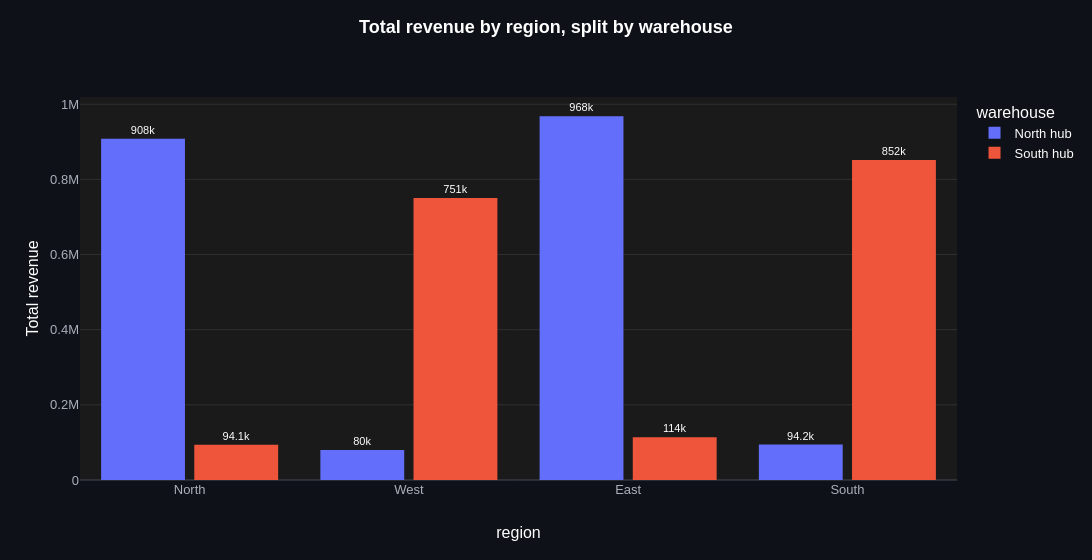

Write notebook code for a chart like this one.
### Markdown cell above
**`color`** (`str or None, default None`): the column that splits the bars into
coloured series (long format). Each region's revenue, split by the warehouse that
shipped the order.

### Code cell
ev.bar_plot(orders, "region", "revenue", color="warehouse", agg="sum")

### Figure 1 — Plotly figure (JSON) as saved in the notebook; plotly's stock layout.template omitted (floating-point values rounded to 4 significant figures)
{"data": [{"cliponaxis": false, "hovertemplate": "%{hovertext}<extra></extra>", "hovertext": ["region: <b>North</b><br>warehouse: North hub<br>Total revenue: 908k<br>n = 7,116", "region: <b>West</b><br>warehouse: North hub<br>Total revenue: 80k<br>n = 646", "region: <b>East</b><br>warehouse: North hub<br>Total revenue: 968k<br>n = 7,481", "region: <b>South</b><br>warehouse: North hub<br>Total revenue: 94.2k<br>n = 681"], "insidetextanchor": "middle", "marker": {"color": "#636EFA"}, "meta": {"group": "North hub", "role": "data"}, "name": "North hub", "orientation": "v", "showlegend": true, "text": ["908k", "80k", "968k", "94.2k"], "textangle": 0, "textfont": {"size": 11}, "textposition": "outside", "type": "bar", "x": ["North", "West", "East", "South"], "y": [908200.0, 79950.0, 968300.0, 94150.0]}, {"cliponaxis": false, "hovertemplate": "%{hovertext}<extra></extra>", "hovertext": ["region: <b>North</b><br>warehouse: South hub<br>Total revenue: 94.1k<br>n = 816", "region: <b>West</b><br>warehouse: South hub<br>Total revenue: 751k<br>n = 5,917", "region: <b>East</b><br>warehouse: South hub<br>Total revenue: 114k<br>n = 855", "region: <b>South</b><br>warehouse: South hub<br>Total revenue: 852k<br>n = 6,300"], "insidetextanchor": "middle", "marker": {"color": "#EF553B"}, "meta": {"group": "South hub", "role": "data"}, "name": "South hub", "orientation": "v", "showlegend": true, "text": ["94.1k", "751k", "114k", "852k"], "textangle": 0, "textfont": {"size": 11}, "textposition": "outside", "type": "bar", "x": ["North", "West", "East", "South"], "y": [94060.0, 750500.0, 113600.0, 851600.0]}], "layout": {"bargap": 0.15, "bargroupgap": 0.1, "barmode": "group", "height": 560, "legend": {"title": {"text": "warehouse"}, "traceorder": "normal"}, "margin": {"t": 97}, "showlegend": true, "title": {"text": "<b>Total revenue by region, split by warehouse</b>"}, "uniformtext": {"minsize": 11, "mode": "hide"}, "width": 1400, "xaxis": {"categoryarray": ["North", "West", "East", "South"], "categoryorder": "array", "title": {"text": "region"}, "type": "category"}, "yaxis": {"title": {"text": "Total revenue"}}}}
